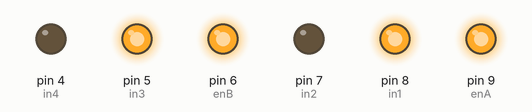
A sketch run on a simulated Arduino Uno, built with avr-gcc and run on an emulated ATmega328P. Parts: output pins drawn as LEDs (lit = HIGH).

Above: at 0.5 s.
At 1.5 s:
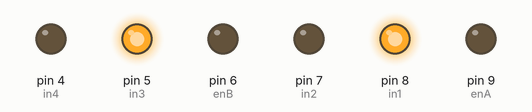
Timing chart, 0 to 3.0 s (numbered marks = the images above):
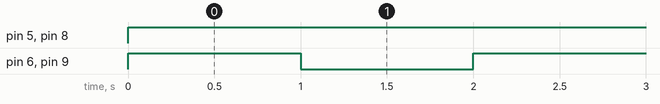

Measured:
- by itself, pin 5 (in3), pin 8 (in1): LOW → HIGH at 0.00 s
- by itself, pin 6 (enB), pin 9 (enA): alternates HIGH for 1.0 s and LOW for 1.0 s

The sketch:

test-code.ino
```cpp
const int enA=9, in1=8, in2=7, enB=6, in3=5, in4=4;
void setup() {
pinMode(enA, OUTPUT); pinMode(in1, OUTPUT); pinMode(in2, OUTPUT);
pinMode(enB, OUTPUT); pinMode(in3, OUTPUT); pinMode(in4, OUTPUT);
}
void loop() {
digitalWrite(in1, HIGH); digitalWrite(in2, LOW); digitalWrite(enA, HIGH);
digitalWrite(in3, HIGH); digitalWrite(in4, LOW); digitalWrite(enB, HIGH);
delay(1000);
digitalWrite(enA, LOW); digitalWrite(enB, LOW);
delay(1000);
}
```
